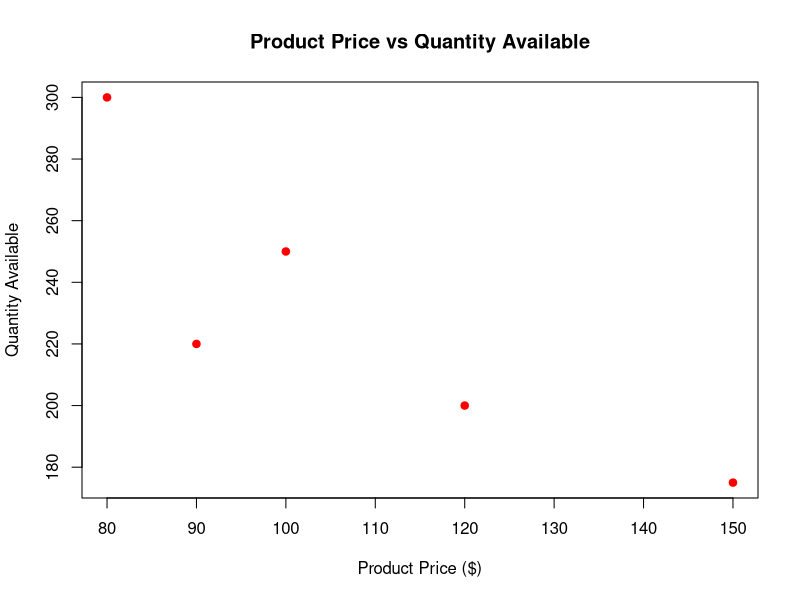

Here is the R script that generated this plot:
# ==========================================
# PROGRAM 3: SCATTER PLOT
# ==========================================

# Sample product prices
price <- c(
  100,
  150,
  80,
  120,
  90
)
# Quantity available
quantity <- c(
  250,
  175,
  300,
  200,
  220
)
# Create scatter plot
plot(
  price,
  quantity,
  main = "Product Price vs Quantity Available",
  xlab = "Product Price ($)",
  ylab = "Quantity Available",
  pch = 19,
  col = "red"
)
